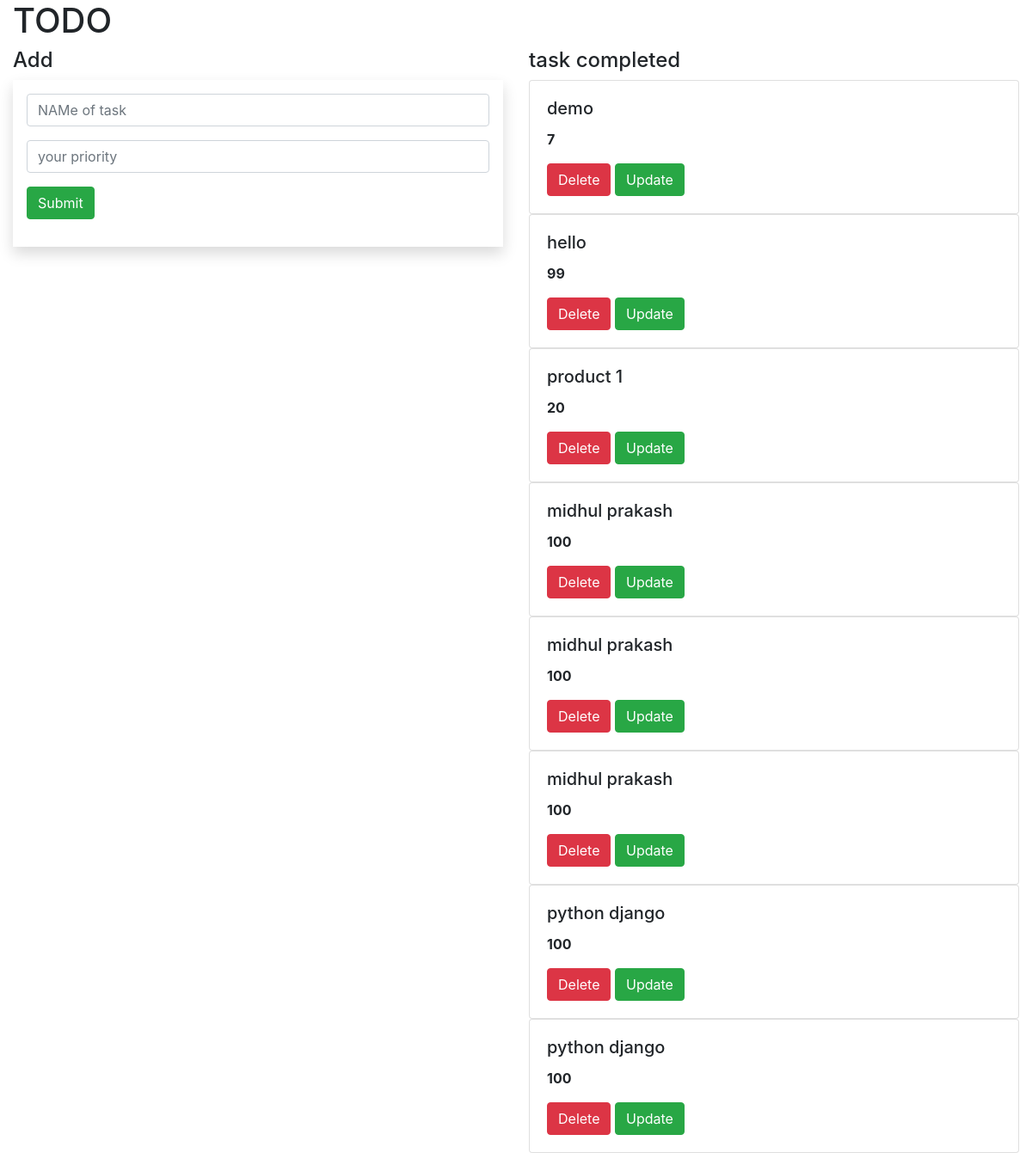
The app's page /, older data.
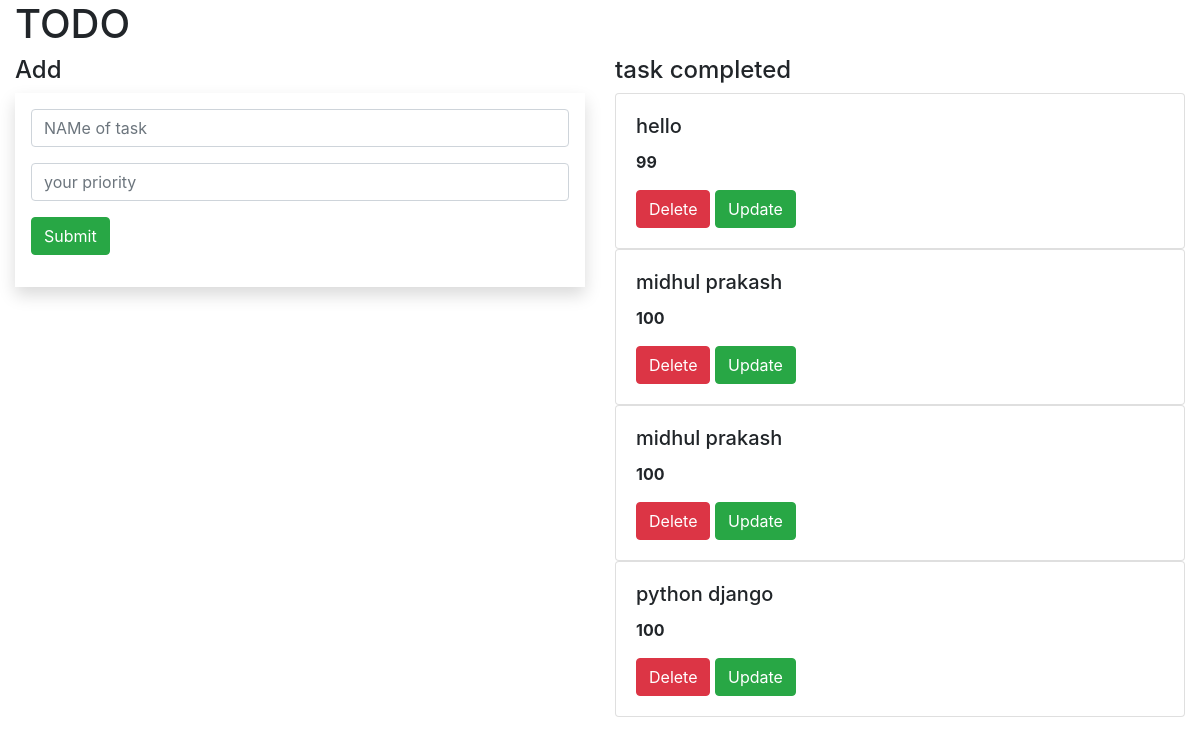
The same page, newer data.
### todo_app/models.py (models this page shows, shortened)
class  Task(models.Model):
    name=models.CharField(max_length=100)
    priority=models.IntegerField()

### todo_app/views.py (the view)
# urls.py: 2. Add a URL to urlpatterns:  path('', views.home, name='home')
def home(request):
    obj1=Task.objects.all()
    if request.method == "POST":
        name=request.POST.get('name')
        priority=request.POST.get('priority')
        obj=Task(name=name,priority=priority)
        obj.save()
    return render(request,"index.html",{'obj':obj1})

### templates/index.html (shortened to what this page needs)
{% extends 'base.html' %} {% block content %}
<div class="container-fluid">
  <div class="row">
    <div class="col-md-12">
      <div class="banner">
        <div class="banner-text">
          <h1>TODO</h1>
        </div>
      </div>
    </div>
  </div>
  <div class="row">
    <div class="col-md-6">
      <h4>Add</h4>
      <form method="post" class="p-3 shadow">
        <div class="form-group">
          <input
            type="text"
            name="name"
            class="form-control"
            placeholder="NAMe of task"
          />
        </div>
        <div class="form-group">
          <input
            type="text"
            name="priority"
            class="form-control"
            placeholder="your priority"
          />
        </div>
        <div class="form-group">
          <input type="submit" class="btn btn-success" />
        </div>
      </form>
    </div>
    <div class="col-md-6">
      <h4>task completed</h4>
      {% for i in obj %}
      <div class="card">
        <div class="card-body">
          <h5 class="card-title">{{i.name}}</h5>
          <p><b>{{i.priority}}</b></p>
          <a class="btn btn-danger" href="{% url 'delete' i.id %}">Delete</a>
          <a class="btn btn-success" href="{% url 'update' i.id %}">Update</a>
        </div>
      </div>
      {% endfor %}
    </div>
  </div>
</div>
{% endblock %}

Row changes from the older to the newer data that the page shows:
removed Task: name "demo", priority "7"
removed Task: name "product 1", priority "20"
removed Task: name "midhul prakash", priority "100"
removed Task: name "python django", priority "100"
